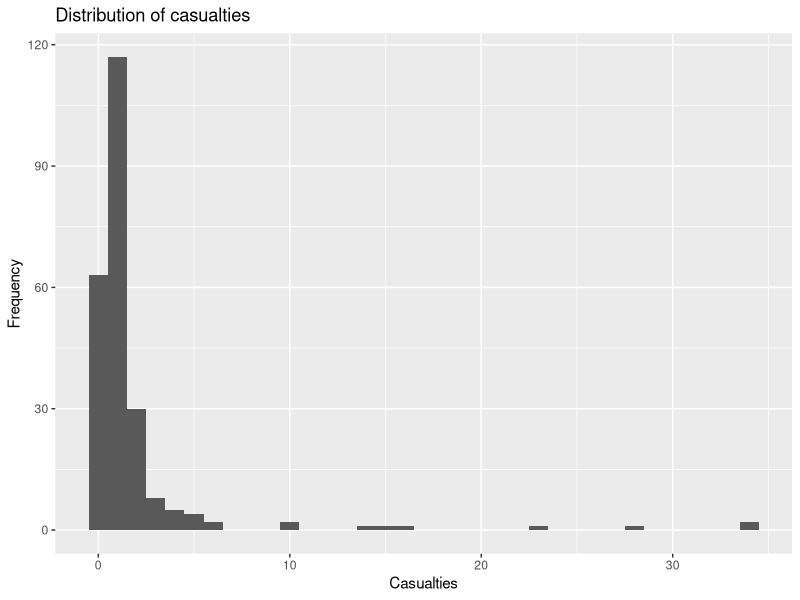
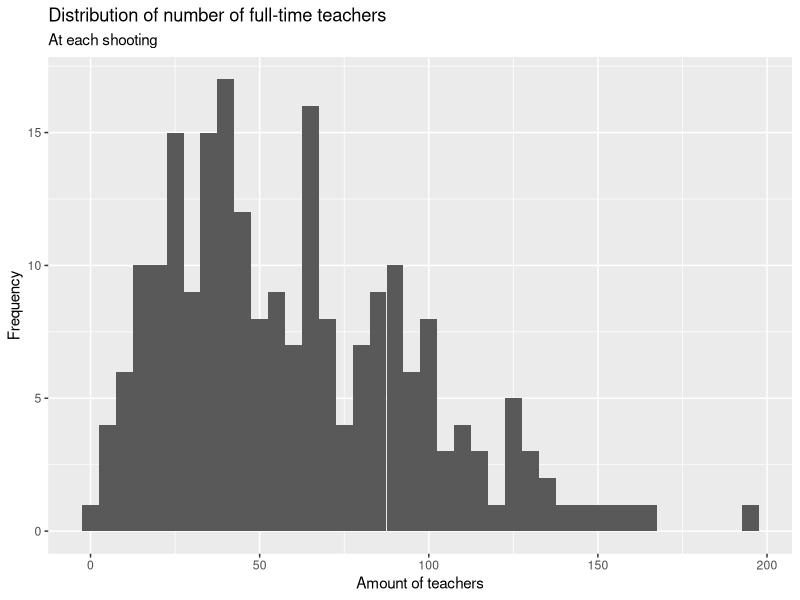
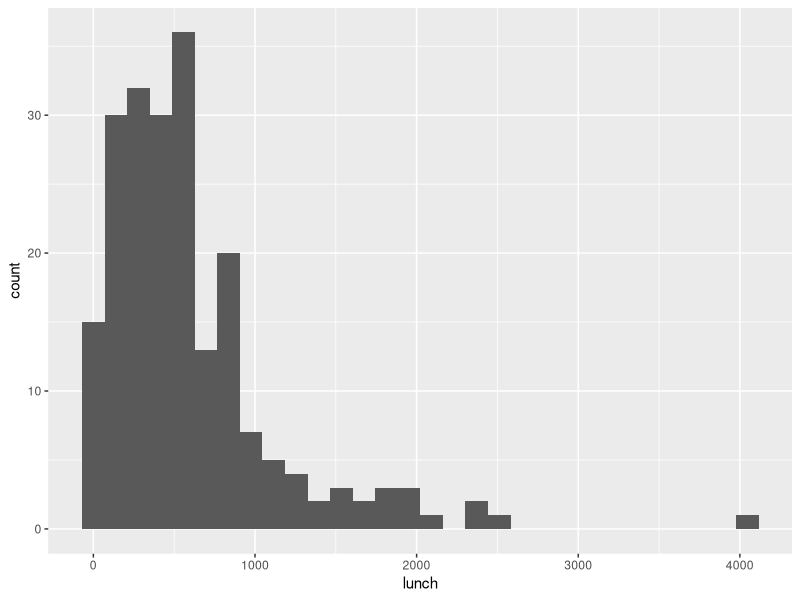

Here is the R script that generated these plots, in order:
## ---- chunk 1
library(tidyverse)
## ---- chunk 2
school_shootings <- read_csv("../data/school-shootings-data.csv")
## ---- chunk 3
school_shootings %>%
  filter(!is.na(casualties)) %>%
  ggplot(mapping = aes(x = casualties)) +
  geom_histogram(binwidth = 1) +
  labs(title = "Distribution of casualties") +
  xlab("Casualties") +
  ylab("Frequency")
## ---- chunk 4
school_shootings %>%
  summarise(median = median(casualties))
## ---- chunk 5
school_shootings %>%
  filter(!is.na(staffing)) %>%
  ggplot(mapping = aes(x = staffing)) +
  geom_histogram(binwidth = 5) +
  labs(title = "Distribution of number of full-time teachers", subtitle = "At each shooting") +
  xlab("Amount of teachers") +
  ylab("Frequency")
## ---- chunk 6
school_shootings %>%
  filter(!is.na(staffing)) %>%
  summarise(median_staff_num = median(staffing))
## ---- chunk 7
school_shootings %>%
  filter(!is.na(state)) %>%
  group_by(state) %>%
  count() %>%
  arrange(desc(n))
## ---- chunk 8
school_shootings %>%
  filter(!is.na(lunch)) %>%
  ggplot(mapping = aes(x = lunch)) +
  geom_histogram()
